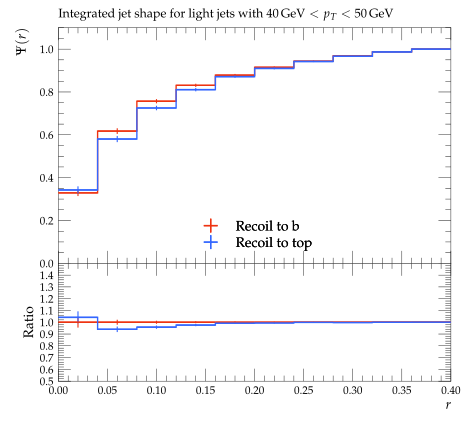

Here is the Python script that generated this plot:
#! /usr/bin/env python

# This Python script was auto-generated using YODA v2.0.2.
# Analysis object: /ATLAS_2013_I1243871/d02-x02-y02
# Timestamp: 06-08-2026 (15:14:30)

import matplotlib as mpl
import matplotlib.pyplot as plt
mpl.use('Agg') # comment out for interactive use
import os
import numpy as np

plotDir = os.path.split(os.path.realpath(__file__))[0]
if 'YODA_USER_PLOT_PATH' in globals():
    plot_outdir = globals()['YODA_USER_PLOT_PATH']
else:
    plot_outdir = plotDir

#plot style
plt.style.use(os.path.join(plotDir, '../default.mplstyle'))
# plot metadata
figW, figH = plt.rcParams['figure.figsize']
ax_xLabel = r'$r$'
ax_yLabel = r'$\Psi(r)$'
ax_title  = r'Integrated jet shape for light jets with $40\,\mathrm{GeV} < p_T < 50\,\mathrm{GeV}$'
ax_xScale = 'linear'
ax_yScale = 'linear'
xLims = (0.0, 0.4)
yLims = (0.0, 1.1)

# TeX-friendly labels for the legend
labels = {
    'legend' : ([ r"Recoil to b", r"Recoil to top" ], r""),
}

# Adjust canvas width and height
canvasW = 10.0
canvasH = 9.0
figW *= canvasW/10.
figH *= canvasH/9.

# Create figure and axis objects
fig, (ax, ratio0_ax) = plt.subplots(2, 1, sharex=True,
                  figsize=(figW,figH), gridspec_kw={'height_ratios': (6.0, 3.0)})

# Set figure margins
plt.subplots_adjust(
    left   = 1.0 * plt.rcParams['figure.subplot.left'],
    right  = 1.0 * plt.rcParams['figure.subplot.right'],
    top    = 1.0 * plt.rcParams['figure.subplot.top'],
    bottom = 1.0 * plt.rcParams['figure.subplot.bottom'])

ratio0_ax.yaxis.set_major_locator(mpl.ticker.MultipleLocator(0.1))
ratio0_ax.set_ylim(0.5, 1.4999)
ratio0_ax.set_ylabel('Ratio')

# the numerical data is stored in a separate file
dataf = dict()
prefix = os.path.split(__file__)[0]
if prefix:    prefix = prefix + '/'
exec(open(prefix+'d02-x02-y02__data.py').read(), dataf)


legend_handles = dict() # keep track of handles for the legend

# style options for curves
# starts at zorder>=5 to draw curve on top of legend
styles = {
  'recoil_b': {
    'color' : '#EE3311',
    'linestyle' : '-',
    'linewidth' : 1,
    'marker' : 'none',
    'markersize' : 2,
    'capsize' : 0.0,
    'zorder' : 5,
    'histstyle' : 1,
    'drawstyle' : 'steps-pre',
    'xerrorbars' : 1,
    'yerrorbars' : 1,
    'fillcolor' : None,
    'fillopacity' : 1.0,
    'ratio0_linestyle' : '-',
    'ratio0_linewidth' : 1,
    'ratio0_marker' : 'none',
    'ratio0_markersize' : 2,
    'ratio0_capsize' : 0.0,
    'ratio0_zorder' : 5,
    'ratio0_histstyle' : 1,
    'ratio0_drawstyle' : 'steps-pre',
    'ratio0_xerrorbars' : 1,
    'ratio0_yerrorbars' : 1,
  },
  'recoil_t': {
    'color' : '#3366FF',
    'linestyle' : '-',
    'linewidth' : 1,
    'marker' : 'none',
    'markersize' : 2,
    'capsize' : 0.0,
    'zorder' : 6,
    'histstyle' : 1,
    'drawstyle' : 'steps-pre',
    'xerrorbars' : 1,
    'yerrorbars' : 1,
    'fillcolor' : None,
    'fillopacity' : 1.0,
    'ratio0_linestyle' : '-',
    'ratio0_linewidth' : 1,
    'ratio0_marker' : 'none',
    'ratio0_markersize' : 2,
    'ratio0_capsize' : 0.0,
    'ratio0_zorder' : 6,
    'ratio0_histstyle' : 1,
    'ratio0_drawstyle' : 'steps-pre',
    'ratio0_xerrorbars' : 1,
    'ratio0_yerrorbars' : 1,
  },
}

# curve from input yoda files in main panel
for label, yvals in dataf['yvals'].items():
    if all(np.isnan(v) for v in dataf['yvals'][label]):
        continue
    tmp = None
    if styles[label]['histstyle']: # draw as histogram
        xpos = dataf['xedges'][label] if styles[label]['drawstyle'] else dataf['xpoints'][label]
        ypos = np.insert(yvals, 0, yvals[0]) if styles[label]['drawstyle'] else yvals
        if styles[label]['fillcolor']: # fill area below curve
            ax.fill_between(xpos, ypos, step='pre',
                            color=styles[label]['fillcolor'],
                            alpha=styles[label]['fillopacity'])
        tmp, = ax.plot(xpos, ypos,
                       color=styles[label]['color'],
                       linestyle=styles[label]['linestyle'],
                       linewidth=styles[label]['linewidth'],
                       drawstyle=styles[label]['drawstyle'], solid_joinstyle='miter',
                       zorder=styles[label]['zorder'], label=label)
    tmp = ax.errorbar(dataf['xpoints'][label], yvals,
                      xerr=np.array(dataf['xerrs'][label])*styles[label]['xerrorbars'],
                      yerr=np.array(dataf['yerrs'][label])*styles[label]['yerrorbars'],
                      fmt=styles[label]['marker'], capsize=styles[label]['capsize'],
                      markersize=styles[label]['markersize'],
                      ecolor=styles[label]['color'],
                      color=styles[label]['color'], zorder=styles[label]['zorder'])
    tmp[-1][0].set_linestyle(styles[label]['linestyle'])
    tmp[-1][0].set_linewidth(styles[label]['linewidth'])
    if label in dataf['add_legend_handle']:  legend_handles[label] = tmp
    for varLabel in dataf['variation_yvals'].keys():
        if varLabel.startswith(label):
            tmp, = ax.plot(dataf['xedges'][label], dataf['variation_yvals'][varLabel],
                           color=styles[label]['color'],
                           linestyle=styles[label]['linestyle'],
                           linewidth=styles[label]['linewidth'],
                           drawstyle='steps-pre', solid_joinstyle='miter',
                           zorder=styles[label]['zorder'], alpha=0.5)


# plots on ratio panel
# curve from input yoda files in ratio panel
for label, yvals in dataf['ratio0_yvals'].items():
    if all(np.isnan(v) for v in yvals):
        continue
    if styles[label]['ratio0_histstyle']: # plot as histogram
        xpos = dataf['xedges']['recoil_b'] if styles[label]['ratio0_drawstyle'] else dataf['xpoints']['recoil_b']
        ypos = np.insert(yvals, 0, yvals[0]) if styles[label]['ratio0_drawstyle'] else yvals
        ratio0_ax.plot(xpos, ypos,
                       color=styles[label]['color'],
                       linewidth=styles[label]['linewidth'],
                       linestyle=styles[label]['ratio0_linestyle'],
                       drawstyle=styles[label]['ratio0_drawstyle'], zorder=styles[label]['zorder'],
                       solid_joinstyle='miter')
    tmp = ratio0_ax.errorbar(dataf['xpoints']['recoil_b'], yvals,
                             xerr=np.array(dataf['ref_xerrs'])*styles[label]['ratio0_xerrorbars'],
                             yerr=np.array(dataf['ratio0_yerrs'][label])*styles[label]['ratio0_yerrorbars'],
                             fmt=styles[label]['ratio0_marker'], capsize=styles[label]['ratio0_capsize'],
                             markersize=styles[label]['ratio0_markersize'],
                             ecolor=styles[label]['color'],
                             color=styles[label]['color'])
    tmp[-1][0].set_linestyle(styles[label]['ratio0_linestyle'])
    tmp[-1][0].set_linewidth(styles[label]['ratio0_linewidth'])

    for varlabel in dataf['ratio0_variation_vals'].keys():
        if varlabel.startswith(label):
            ratio0_ax.plot(dataf['xedges']['recoil_b'],
                            dataf['ratio0_variation_vals'][varlabel],
                            color=styles[label]['color'],
                            linestyle=styles[label]['linestyle'],
                            linewidth=styles[label]['linewidth'],
                            drawstyle='steps-pre', solid_joinstyle='miter',
                            zorder=1, alpha=0.5)

legend_items = list(legend_handles.values())
ax.add_artist(ax.legend(legend_items,
                        labels['legend'][0],
                        title=labels['legend'][1],
                        alignment='left',
                        loc='lower center',
                        bbox_to_anchor=(0.5, 0.0)))

# set plot metadata as defined above
ratio0_ax.set_xlabel(ax_xLabel)
ratio0_ax.xaxis.set_label_coords(1., -0.15)
ax.set_ylabel(ax_yLabel, ha='right', va='top')
ax.yaxis.set_label_coords(-0.11, 1.0)
ax.set_title(ax_title, loc='left')
ax.set_xscale(ax_xScale)
ax.set_yscale(ax_yScale)
ax.set_xlim(xLims)
ax.set_ylim(yLims)

# tick formatting
plt.rcParams['xtick.top'] = True
plt.rcParams['ytick.right'] = True
fig.align_ylabels((ax, ratio0_ax))
plt.savefig(os.path.join(plot_outdir, 'd02-x02-y02.pdf'), format='PDF')
plt.savefig(os.path.join(plot_outdir, 'd02-x02-y02.png'), format='PNG')

plt.close(fig)
